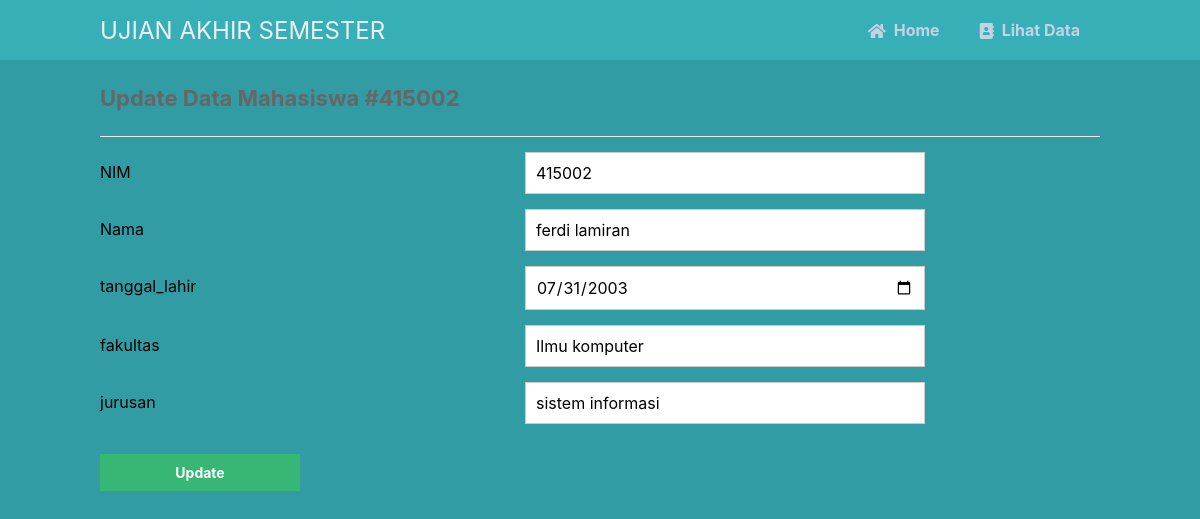
The app's page /update.php?id=415002 with its own data.
### tables this page shows
CREATE TABLE `mahasiswa` (
  `id` int(11) NOT NULL,
  `nama` varchar(25) NOT NULL,
  `tanggal_lahir` date NOT NULL,
  `fakultas` varchar(25) NOT NULL,
  `jurusan` varchar(25) NOT NULL
);

### update.php (the view, shortened to what this page needs)
<?php
include 'functions.php';
$pdo = pdo_connect_mysql();
if (isset($_GET['id'])) {
    $stmt = $pdo->prepare('SELECT * FROM mahasiswa WHERE id = ?');
    $stmt->execute([$_GET['id']]);
    $contact = $stmt->fetch(PDO::FETCH_ASSOC);
} else {
    exit('No NIM specified!');
}
?>
<?=template_header('Read')?>
<div class="content update">
	<h2>Update Data Mahasiswa #<?=$contact['id']?></h2>
    <form action="update.php?id=<?=$contact['id']?>" method="post">
        <label for="id">NIM</label>
        <input type="text" name="id" value="<?=$contact['id']?>" id="id">
        <label for="nama">Nama</label>
        <input type="text" name="nama" value="<?=$contact['nama']?>" id="nama">
        <label for="tanggal_lahir">tanggal_lahir</label>
        <input type="date" name="tanggal_lahir" value="<?=$contact['tanggal_lahir']?>" id="tanggal_lahir">
        <label for="fakultas">fakultas</label>
        <input type="text" name="fakultas" value="<?=$contact['fakultas']?>" id="fakultas">
        <label for="jurusan">jurusan</label>
        <input type="text" name="jurusan" value="<?=$contact['jurusan']?>" id="jurusan">
        <input type="submit" value="Update">
    </form>
</div>
<?=template_footer()?>

### style.css (style rules this page uses)
* { box-sizing: border-box; font-family: -apple-system, BlinkMacSystemFont, "segoe ui", roboto, oxygen, ubuntu, cantarell, "fira sans", "droid sans", "helvetica neue", Arial, sans-serif; font-size: 16px; -webkit-font-smoothing: antialiased; -moz-osx-font-smoothing: grayscale; }
body { background-color: #319ca3; margin: 0; }
.content { width: 1000px; margin: 0 auto; }
.content h2 { margin: 0; padding: 25px 0; font-size: 22px; border-bottom: 1px solid #ebebeb; color: #666666; }
.update form { padding: 15px 0; display: flex; flex-flow: wrap; }
.update form label { display: inline-flex; width: 400px; padding: 10px 0; margin-right: 25px; }
.update form input { padding: 10px; width: 400px; margin-right: 25px; margin-bottom: 15px; border: 1px solid #cccccc; }
.update form input[type="submit"] { display: block; background-color: #38b673; border: 0; font-weight: bold; font-size: 14px; color: #FFFFFF; cursor: pointer; width: 200px; margin-top: 15px; }

### records on screen
mahasiswa: id "415002", nama "ferdi lamiran", tanggal_lahir "07/31/2003", fakultas "Ilmu komputer", jurusan "sistem informasi"
